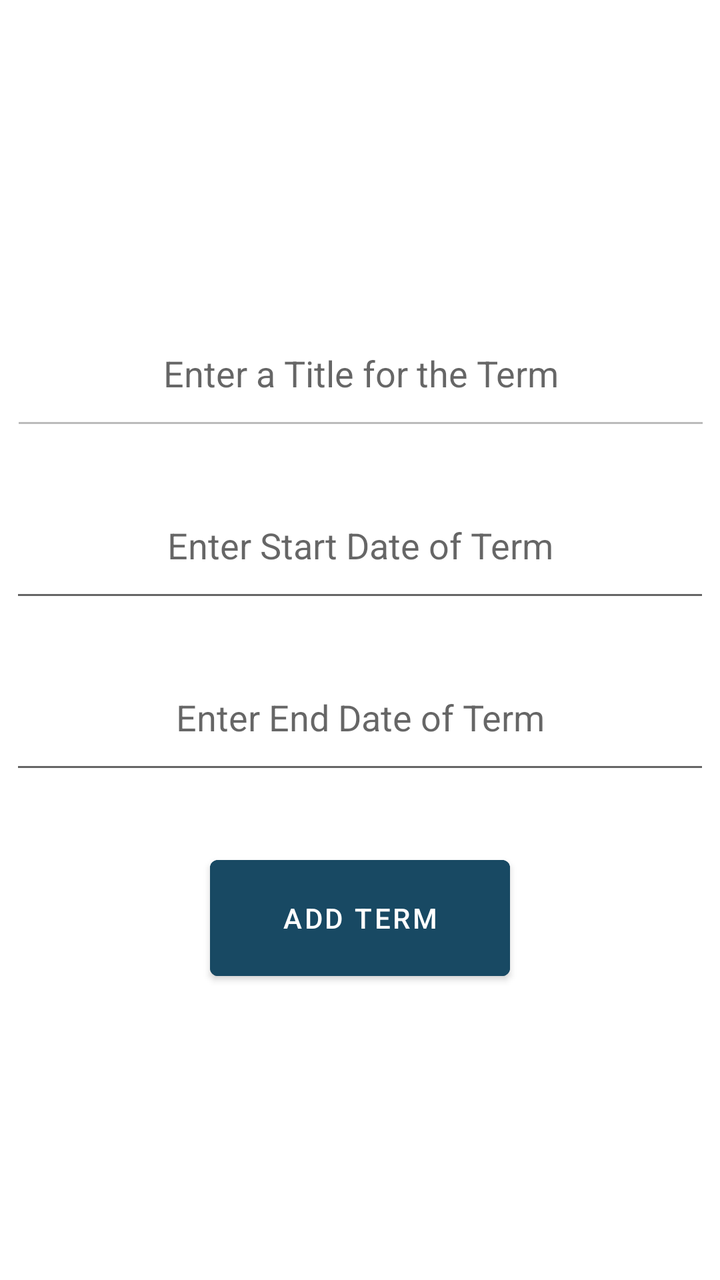
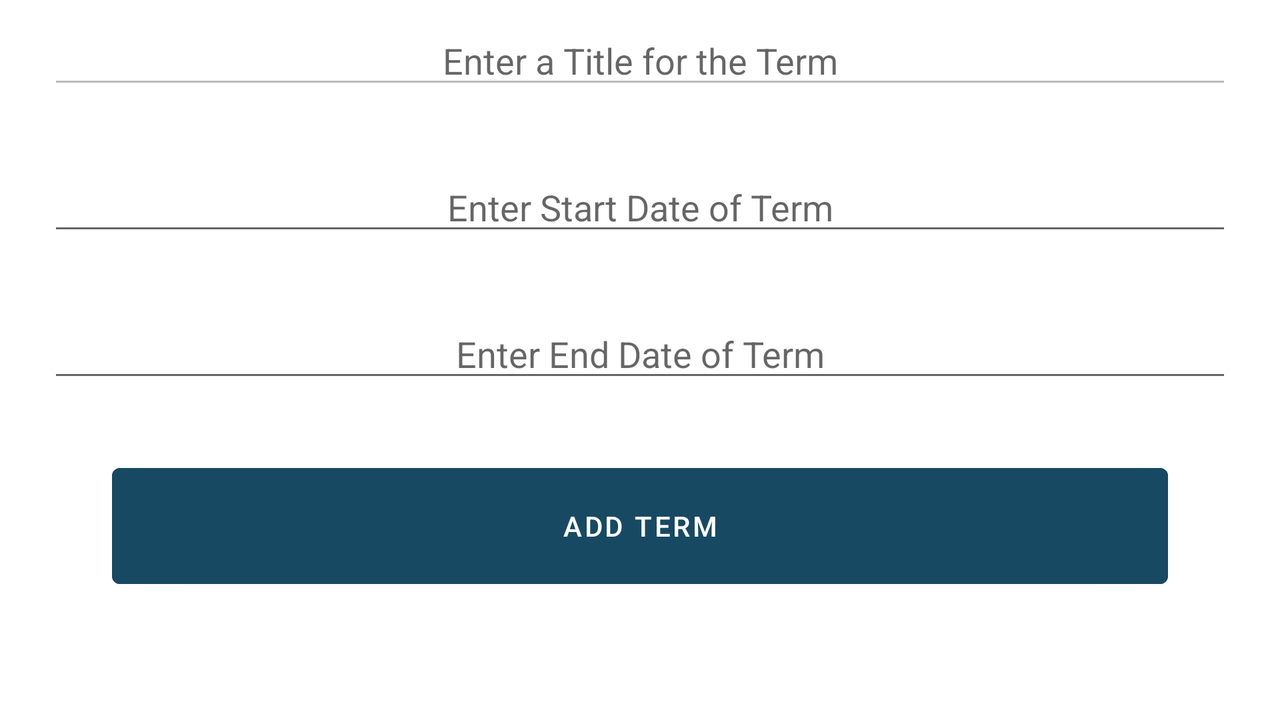

First picture: res/layout/ on a phone held upright. Second picture: the repository's own variant of that layout, on a device whose configuration matches the variant's folder. Source for both follows.
<!-- AndroidManifest.xml: application theme Theme.PatrickDenneyMobileApp -->
<!-- res/layout/activity_term_add.xml -->
<?xml version="1.0" encoding="utf-8"?>
<androidx.constraintlayout.widget.ConstraintLayout xmlns:android="http://schemas.android.com/apk/res/android"
    xmlns:app="http://schemas.android.com/apk/res-auto"
    xmlns:tools="http://schemas.android.com/tools"
    android:layout_width="match_parent"
    android:layout_height="match_parent"
    android:background="#FFFFFF"
    tools:context=".TermAdd">

    <EditText
        android:id="@+id/editTermTitle"
        android:layout_width="350dp"
        android:layout_height="70dp"
        android:layout_marginStart="32dp"
        android:layout_marginTop="150dp"
        android:layout_marginEnd="32dp"
        android:backgroundTint="#BBBBBB"
        android:ems="10"
        android:hint="@string/enter_a_title_for_the_term"
        android:importantForAutofill="no"
        android:inputType="textShortMessage"
        android:textAlignment="center"
        app:layout_constraintEnd_toEndOf="parent"
        app:layout_constraintHorizontal_bias="0.497"
        app:layout_constraintStart_toStartOf="parent"
        app:layout_constraintTop_toTopOf="parent" />

    <EditText
        android:id="@+id/editTermStart"
        android:layout_width="350dp"
        android:layout_height="70dp"
        android:layout_marginStart="24dp"
        android:layout_marginTop="16dp"
        android:layout_marginEnd="24dp"
        android:autofillHints=""
        android:ems="10"
        android:hint="@string/enter_start_date_of_term"
        android:inputType="date"
        android:textAlignment="center"
        app:layout_constraintEnd_toEndOf="parent"
        app:layout_constraintStart_toStartOf="parent"
        app:layout_constraintTop_toBottomOf="@+id/editTermTitle" />

    <EditText
        android:id="@+id/editTermEnd"
        android:layout_width="350dp"
        android:layout_height="70dp"
        android:layout_marginStart="24dp"
        android:layout_marginTop="16dp"
        android:layout_marginEnd="24dp"
        android:autofillHints=""
        android:ems="10"
        android:hint="@string/enter_end_date_of_term"
        android:inputType="date"
        android:textAlignment="center"
        app:layout_constraintEnd_toEndOf="parent"
        app:layout_constraintStart_toStartOf="parent"
        app:layout_constraintTop_toBottomOf="@+id/editTermStart" />

    <Button
        android:id="@+id/addTermBtn"
        android:layout_width="150dp"
        android:layout_height="70dp"
        android:layout_marginStart="32dp"
        android:layout_marginTop="32dp"
        android:layout_marginEnd="32dp"
        android:backgroundTint="@color/btn"
        android:onClick="addTerm"
        android:text="@string/add_term"
        app:layout_constraintEnd_toEndOf="parent"
        app:layout_constraintStart_toStartOf="parent"
        app:layout_constraintTop_toBottomOf="@+id/editTermEnd" />


</androidx.constraintlayout.widget.ConstraintLayout>
<!-- resources referenced by this layout -->
<resources>
  <color name="btn">#184963</color>
  <string name="add_term">Add Term</string>
  <string name="enter_a_title_for_the_term">Enter a Title for the Term</string>
  <string name="enter_end_date_of_term">Enter End Date of Term</string>
  <string name="enter_start_date_of_term">Enter Start Date of Term</string>
  <style name="Theme.PatrickDenneyMobileApp" parent="Theme.MaterialComponents.DayNight.DarkActionBar">
          
          <item name="colorPrimary">@color/purple_500</item>
          <item name="colorPrimaryVariant">@color/purple_700</item>
          <item name="colorOnPrimary">@color/white</item>
          
          <item name="colorSecondary">@color/teal_200</item>
          <item name="colorSecondaryVariant">@color/teal_700</item>
          <item name="colorOnSecondary">@color/black</item>
          
          <item name="android:statusBarColor" tools:targetApi="l">?attr/colorPrimaryVariant</item>
          
      </style>
  <color name="purple_500">#FF6200EE</color>
  <color name="purple_700">#FF3700B3</color>
  <color name="white">#FFFFFFFF</color>
  <color name="teal_200">#FF03DAC5</color>
  <color name="teal_700">#FF018786</color>
  <color name="black">#FF000000</color>
</resources>
<!-- res/layout-land/activity_term_add.xml (the repository's variant of the layout above) -->
<!-- drawn on the phone turned sideways -->
<?xml version="1.0" encoding="utf-8"?>
<ScrollView xmlns:android="http://schemas.android.com/apk/res/android"
    xmlns:app="http://schemas.android.com/apk/res-auto"
    xmlns:tools="http://schemas.android.com/tools"
    android:layout_width="match_parent" android:layout_height="match_parent"
    tools:context=".TermAdd">

    <androidx.constraintlayout.widget.ConstraintLayout
        android:layout_width="match_parent"
        android:layout_height="wrap_content">



            <EditText
                android:id="@+id/editTermTitle"
                android:layout_width="0dp"
                android:layout_height="wrap_content"
                android:layout_marginStart="24dp"
                android:layout_marginTop="8dp"
                android:layout_marginEnd="24dp"
                android:backgroundTint="#BBBBBB"
                android:ems="10"
                android:hint="@string/enter_a_title_for_the_term"
                android:importantForAutofill="no"
                android:inputType="textShortMessage"
                android:textAlignment="center"
                app:layout_constraintEnd_toEndOf="parent"
                app:layout_constraintHorizontal_bias="0.497"
                app:layout_constraintStart_toStartOf="parent"
                app:layout_constraintTop_toTopOf="parent" />

            <EditText
                android:id="@+id/editTermStart"
                android:layout_width="0dp"
                android:layout_height="wrap_content"
                android:layout_marginStart="24dp"
                android:layout_marginTop="32dp"
                android:layout_marginEnd="24dp"
                android:autofillHints=""
                android:ems="10"
                android:hint="@string/enter_start_date_of_term"
                android:inputType="date"
                android:textAlignment="center"
                app:layout_constraintEnd_toEndOf="parent"
                app:layout_constraintStart_toStartOf="parent"
                app:layout_constraintTop_toBottomOf="@+id/editTermTitle" />

            <EditText
                android:id="@+id/editTermEnd"
                android:layout_width="0dp"
                android:layout_height="wrap_content"
                android:layout_marginStart="24dp"
                android:layout_marginTop="32dp"
                android:layout_marginEnd="24dp"
                android:autofillHints=""
                android:ems="10"
                android:hint="@string/enter_end_date_of_term"
                android:inputType="date"
                android:textAlignment="center"
                app:layout_constraintEnd_toEndOf="parent"
                app:layout_constraintStart_toStartOf="parent"
                app:layout_constraintTop_toBottomOf="@+id/editTermStart" />

            <Button
                android:id="@+id/addTermBtn"
                android:layout_width="0dp"
                android:layout_height="70dp"
                android:layout_marginStart="32dp"
                android:layout_marginTop="32dp"
                android:layout_marginEnd="32dp"
                android:backgroundTint="@color/btn"
                android:onClick="addTerm"
                android:text="@string/add_term"
                app:layout_constraintEnd_toEndOf="@+id/editTermEnd"
                app:layout_constraintStart_toStartOf="@+id/editTermEnd"
                app:layout_constraintTop_toBottomOf="@+id/editTermEnd" />






    </androidx.constraintlayout.widget.ConstraintLayout>
</ScrollView>
